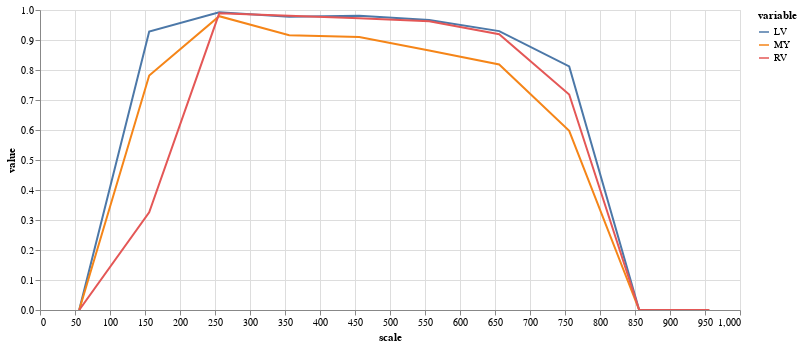

Here is the notebook cell this chart was saved with:
### Code cell
(alt
 .Chart(results.melt(id_vars=['scale'],value_vars=['LV','MY','RV']))
 .mark_line()
 .encode(
     x="scale",
     y="value",
     color="variable",
     tooltip="value"
 )
 .properties(width=700,height=300)
 .interactive()
)

### Figure 1 — Vega-Lite specification as saved in the notebook (floating-point values rounded to 4 significant figures)
{"config": {"view": {"continuousWidth": 400, "continuousHeight": 300}}, "data": {"name": "data-3353f073ccda7b051673a3d4d3467917"}, "mark": "line", "encoding": {"color": {"type": "nominal", "field": "variable"}, "tooltip": {"type": "quantitative", "field": "value"}, "x": {"type": "quantitative", "field": "scale"}, "y": {"type": "quantitative", "field": "value"}}, "height": 300, "selection": {"selector006": {"type": "interval", "bind": "scales", "encodings": ["x", "y"]}}, "width": 700, "$schema": "https://vega.github.io/schema/vega-lite/v4.8.1.json", "datasets": {"data-3353f073ccda7b051673a3d4d3467917": [{"scale": 56, "variable": "LV", "value": 0.0}, {"scale": 156, "variable": "LV", "value": 0.9283}, {"scale": 256, "variable": "LV", "value": 0.9927}, {"scale": 356, "variable": "LV", "value": 0.9774}, {"scale": 456, "variable": "LV", "value": 0.9807}, {"scale": 556, "variable": "LV", "value": 0.9669}, {"scale": 656, "variable": "LV", "value": 0.9297}, {"scale": 756, "variable": "LV", "value": 0.8118}, {"scale": 856, "variable": "LV", "value": 0.0}, {"scale": 956, "variable": "LV", "value": 0.0}, {"scale": 56, "variable": "MY", "value": 0.0}, {"scale": 156, "variable": "MY", "value": 0.7816}, {"scale": 256, "variable": "MY", "value": 0.9794}, {"scale": 356, "variable": "MY", "value": 0.9157}, {"scale": 456, "variable": "MY", "value": 0.9098}, {"scale": 556, "variable": "MY", "value": 0.865}, {"scale": 656, "variable": "MY", "value": 0.8186}, {"scale": 756, "variable": "MY", "value": 0.597}, {"scale": 856, "variable": "MY", "value": 0.0}, {"scale": 956, "variable": "MY", "value": 0.0}, {"scale": 56, "variable": "RV", "value": 0.0}, {"scale": 156, "variable": "RV", "value": 0.3254}, {"scale": 256, "variable": "RV", "value": 0.989}, {"scale": 356, "variable": "RV", "value": 0.9808}, {"scale": 456, "variable": "RV", "value": 0.9729}, {"scale": 556, "variable": "RV", "value": 0.9625}, {"scale": 656, "variable": "RV", "value": 0.919}, {"scale": 756, "variable": "RV", "value": 0.7181}, {"scale": 856, "variable": "RV", "value": 0.0}, {"scale": 956, "variable": "RV", "value": 0.0}]}}
